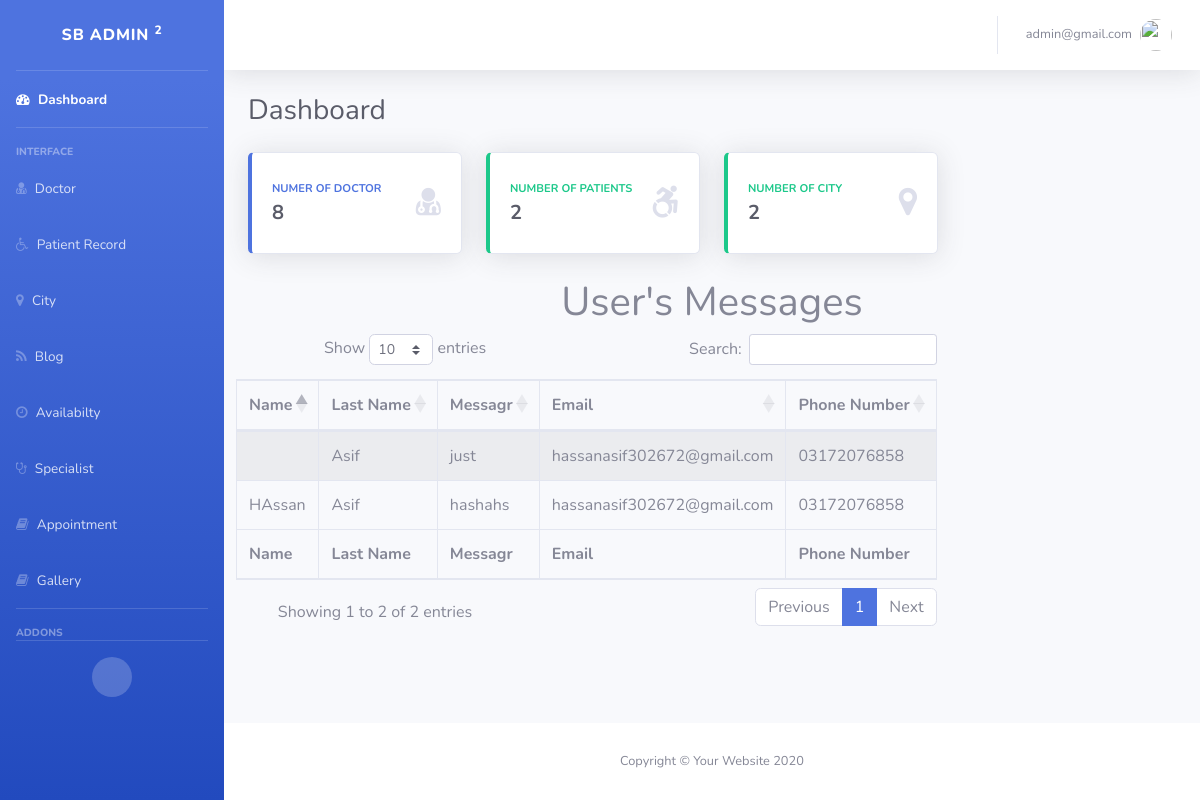
The page /admin/index.php (signed in) on the database its author committed.
### tables this page shows
CREATE TABLE `contact` (
  `id` int(100) NOT NULL,
  `First_name` varchar(50) NOT NULL,
  `Last_name` varchar(50) NOT NULL,
  `Message` varchar(1000) NOT NULL,
  `Email` varchar(50) NOT NULL,
  `Cell_No` varchar(50) NOT NULL
);

### admin/index.php (the view, shortened to what this page needs)
<?php
 include '../adminpanel.php';
include '../connection.php';
$querydoctor = "Select * from doctor";
$resultd=mysqli_query($conn,$querydoctor);
   $countd = mysqli_num_rows($resultd);
   $querypa = "Select * from patient";
$resultp=mysqli_query($conn,$querypa);
   $countp = mysqli_num_rows($resultp);
   $queryc = "Select * from city";
   $resultc=mysqli_query($conn,$queryc);
      $countc = mysqli_num_rows($resultc);
 $querycpont = "Select * from contact";
 $resultcont=mysqli_query($conn,$querycpont);
?>
<div class="d-sm-flex align-items-center justify-content-between mb-4">
            <h1 class="h3 mb-0 text-gray-800">Dashboard</h1>
          </div>
          <div class="row">
            <div class="col-xl-3 col-md-6 mb-4">
              <div class="card border-left-primary shadow h-100 py-2">
                <div class="card-body">
                  <div class="row no-gutters align-items-center">
                    <div class="col mr-2">
                      <div class="text-xs font-weight-bold text-primary text-uppercase mb-1">Numer Of doctor</div>
                      <div class="h5 mb-0 font-weight-bold text-gray-800"><?php echo $countd?></div>
                    </div>
                    <div class="col-auto">
                      <i class="fa fa-user-md fa-2x text-gray-300"></i>
                    </div>
                  </div>
                </div>
              </div>
            </div>
            <div class="col-xl-3 col-md-6 mb-4">
              <div class="card border-left-success shadow h-100 py-2">
                <div class="card-body">
                  <div class="row no-gutters align-items-center">
                    <div class="col mr-2">
                      <div class="text-xs font-weight-bold text-success text-uppercase mb-1">Number Of Patients</div>
                      <div class="h5 mb-0 font-weight-bold text-gray-800"><?php echo $countp?></div>
                    </div>
                    <div class="col-auto">
                      <i class="fa fa-wheelchair-alt fa-2x text-gray-300"></i>
                    </div>
                  </div>
                </div>
              </div>
            </div>
            <div class="col-xl-3 col-md-6 mb-4">
              <div class="card border-left-success shadow h-100 py-2">
                <div class="card-body">
                  <div class="row no-gutters align-items-center">
                    <div class="col mr-2">
                      <div class="text-xs font-weight-bold text-success text-uppercase mb-1">Number Of City</div>
                      <div class="h5 mb-0 font-weight-bold text-gray-800"><?php echo $countc?></div>
                    </div>
                    <div class="col-auto">
                      <i class="fa fa-map-marker fa-2x text-gray-300"></i>
                    </div>
                  </div>
                </div>
              </div>
            </div>
          </div>
<center>
          <h1>User's Messages</h1>
          <div class="row">
<table id="example" class="table table-striped table-bordered" style="width:100%">
        <thead>
            <tr>
                <th>Name</th>
                <th>Last Name</th>
                <th>Messagr</th>
                <th>Email</th>
                <th>Phone Number</th>
            </tr>
        </thead>
        <tbody>
        <?php while($rowcont=mysqli_fetch_array($resultcont))
        {
            ?>
        <tr>
                <td><?php echo $rowcont['First_name']?></td>
                <td><?php echo $rowcont['Last_name']?></td>
                <td><?php echo $rowcont['Message']?></td>
                <td><?php echo $rowcont['Email']?></td>
                <td><?php echo $rowcont['Cell_No']?></td>
            </tr>
            <?php
        }
        ?>
        </tbody>
        <tfoot>
            <tr>
            <th>Name</th>
            <th>Last Name</th>
                <th>Messagr</th>
                <th>Email</th>
                <th>Phone Number</th>
            </tr>
        </tfoot>
    </table>
          </div>
          </center>
          <?php
 include '../adminpanelfooter.php';
?>

### rows shown on the page
contact: Last_name "Asif", Message "just", Email "hassanasif302672@gmail.com", Cell_No "03172076858"
contact: First_name "HAssan", Last_name "Asif", Message "hashahs", Email "hassanasif302672@gmail.com", Cell_No "03172076858"

### other values the page prints
$_SESSION['admin'] "admin@gmail.com"
$countd "8"
$countp "2"
$countc "2"
